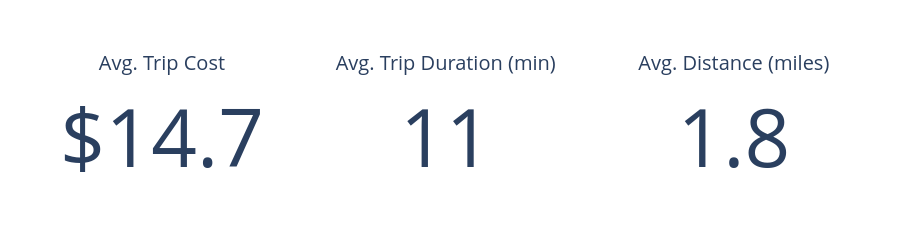

Source (notebook cell):
### Code cell
fig = go.Figure()

# Card 1
fig.add_trace(go.Indicator(
    mode="number",
    value=14.7,
    number={'prefix': "$"},
    title={"text": "Avg. Trip Cost"},
    domain={'x': [0.0, 0.33], 'y': [0, 1]}
))

# Card 2
fig.add_trace(go.Indicator(
    mode="number",
    value=11,
    title={"text": "Avg. Trip Duration (min)"},
    domain={'x': [0.33, 0.66], 'y': [0, 1]}
))

# Card 3
fig.add_trace(go.Indicator(
    mode="number",
    value=1.8,
    title={"text": "Avg. Distance (miles)"},
    domain={'x': [0.66, 1.0], 'y': [0, 1]}
))

fig.update_layout(
    height=250,   # makes cards smaller vertically
    margin=dict(l=20, r=20, t=40, b=20)
)

fig.show()

### Figure 1 — Plotly figure (JSON) as saved in the notebook; plotly's stock layout.template omitted (floating-point values rounded to 4 significant figures)
{"data": [{"domain": {"x": [0, 0.33], "y": [0, 1]}, "mode": "number", "number": {"prefix": "$"}, "title": {"text": "Avg. Trip Cost"}, "type": "indicator", "value": 14.7}, {"domain": {"x": [0.33, 0.66], "y": [0, 1]}, "mode": "number", "title": {"text": "Avg. Trip Duration (min)"}, "type": "indicator", "value": 11}, {"domain": {"x": [0.66, 1], "y": [0, 1]}, "mode": "number", "title": {"text": "Avg. Distance (miles)"}, "type": "indicator", "value": 1.8}], "layout": {"height": 250, "margin": {"b": 20, "l": 20, "r": 20, "t": 40}}}
